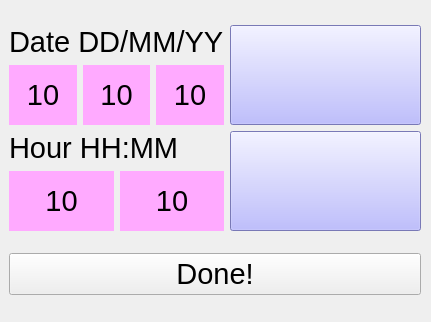
<?xml version="1.0" encoding="UTF-8"?>
<ui version="4.0">
 <class>RtcDialog</class>
 <widget class="QDialog" name="RtcDialog">
  <property name="geometry">
   <rect>
    <x>0</x>
    <y>0</y>
    <width>431</width>
    <height>322</height>
   </rect>
  </property>
  <property name="windowTitle">
   <string>Dialog</string>
  </property>
  <property name="styleSheet">
   <string notr="true"/>
  </property>
  <widget class="QWidget" name="verticalLayoutWidget">
   <property name="geometry">
    <rect>
     <x>9</x>
     <y>9</y>
     <width>412</width>
     <height>304</height>
    </rect>
   </property>
   <layout class="QVBoxLayout" name="verticalLayout">
    <item>
     <layout class="QHBoxLayout" name="horizontalLayout_4" stretch="0,0">
      <item>
       <layout class="QVBoxLayout" name="verticalLayout_3">
        <item>
         <layout class="QHBoxLayout" name="horizontalLayout_6">
          <item>
           <widget class="QLabel" name="label_2">
            <property name="font">
             <font>
              <pointsize>22</pointsize>
             </font>
            </property>
            <property name="text">
             <string>Date DD/MM/YY</string>
            </property>
           </widget>
          </item>
         </layout>
        </item>
        <item>
         <layout class="QHBoxLayout" name="horizontalLayout_3">
          <item>
           <widget class="QPushButton" name="dayButton">
            <property name="minimumSize">
             <size>
              <width>20</width>
              <height>60</height>
             </size>
            </property>
            <property name="font">
             <font>
              <pointsize>22</pointsize>
             </font>
            </property>
            <property name="styleSheet">
             <string notr="true">background-color: rgb(255, 170, 255);
border: 0px</string>
            </property>
            <property name="text">
             <string>10</string>
            </property>
           </widget>
          </item>
          <item>
           <widget class="QPushButton" name="monthButton">
            <property name="minimumSize">
             <size>
              <width>20</width>
              <height>60</height>
             </size>
            </property>
            <property name="font">
             <font>
              <pointsize>22</pointsize>
             </font>
            </property>
            <property name="styleSheet">
             <string notr="true">background-color: rgb(255, 170, 255);
border: 0px</string>
            </property>
            <property name="text">
             <string>10</string>
            </property>
           </widget>
          </item>
          <item>
           <widget class="QPushButton" name="yearButton">
            <property name="minimumSize">
             <size>
              <width>20</width>
              <height>60</height>
             </size>
            </property>
            <property name="font">
             <font>
              <pointsize>22</pointsize>
             </font>
            </property>
            <property name="styleSheet">
             <string notr="true">background-color: rgb(255, 170, 255);
border: 0px</string>
            </property>
            <property name="text">
             <string>10</string>
            </property>
           </widget>
          </item>
         </layout>
        </item>
        <item>
         <layout class="QHBoxLayout" name="horizontalLayout">
          <item>
           <widget class="QLabel" name="label">
            <property name="font">
             <font>
              <pointsize>22</pointsize>
             </font>
            </property>
            <property name="text">
             <string>Hour HH:MM</string>
            </property>
           </widget>
          </item>
         </layout>
        </item>
        <item>
         <layout class="QHBoxLayout" name="horizontalLayout_2">
          <item>
           <widget class="QPushButton" name="hourButton">
            <property name="minimumSize">
             <size>
              <width>20</width>
              <height>60</height>
             </size>
            </property>
            <property name="font">
             <font>
              <pointsize>22</pointsize>
             </font>
            </property>
            <property name="styleSheet">
             <string notr="true">background-color: rgb(255, 170, 255);
border: 0px</string>
            </property>
            <property name="text">
             <string>10</string>
            </property>
           </widget>
          </item>
          <item>
           <widget class="QPushButton" name="minuteButton">
            <property name="minimumSize">
             <size>
              <width>20</width>
              <height>60</height>
             </size>
            </property>
            <property name="font">
             <font>
              <pointsize>22</pointsize>
             </font>
            </property>
            <property name="styleSheet">
             <string notr="true">background-color: rgb(255, 170, 255);
border: 0px</string>
            </property>
            <property name="text">
             <string>10</string>
            </property>
           </widget>
          </item>
         </layout>
        </item>
       </layout>
      </item>
      <item>
       <layout class="QVBoxLayout" name="verticalLayout_2">
        <item>
         <widget class="QPushButton" name="UpButton">
          <property name="minimumSize">
           <size>
            <width>100</width>
            <height>100</height>
           </size>
          </property>
          <property name="styleSheet">
           <string notr="true">background-color: rgb(170, 170, 255);</string>
          </property>
          <property name="text">
           <string/>
          </property>
          <property name="icon">
           <iconset resource="stretcher3_res.qrc">
            <normaloff>:/buttons/resources/Arriba.png</normaloff>:/buttons/resources/Arriba.png</iconset>
          </property>
          <property name="iconSize">
           <size>
            <width>75</width>
            <height>75</height>
           </size>
          </property>
         </widget>
        </item>
        <item>
         <widget class="QPushButton" name="DwnButton">
          <property name="minimumSize">
           <size>
            <width>100</width>
            <height>100</height>
           </size>
          </property>
          <property name="styleSheet">
           <string notr="true">background-color: rgb(170, 170, 255);</string>
          </property>
          <property name="text">
           <string/>
          </property>
          <property name="icon">
           <iconset resource="stretcher3_res.qrc">
            <normaloff>:/buttons/resources/Abajo.png</normaloff>:/buttons/resources/Abajo.png</iconset>
          </property>
          <property name="iconSize">
           <size>
            <width>75</width>
            <height>75</height>
           </size>
          </property>
         </widget>
        </item>
       </layout>
      </item>
     </layout>
    </item>
    <item>
     <layout class="QHBoxLayout" name="horizontalLayout_5">
      <item>
       <widget class="QPushButton" name="doneButton">
        <property name="sizePolicy">
         <sizepolicy hsizetype="Minimum" vsizetype="Fixed">
          <horstretch>0</horstretch>
          <verstretch>0</verstretch>
         </sizepolicy>
        </property>
        <property name="font">
         <font>
          <pointsize>22</pointsize>
         </font>
        </property>
        <property name="text">
         <string>Done!</string>
        </property>
       </widget>
      </item>
     </layout>
    </item>
   </layout>
  </widget>
 </widget>
 <resources>
  <include location="stretcher3_res.qrc"/>
 </resources>
 <connections/>
</ui>
